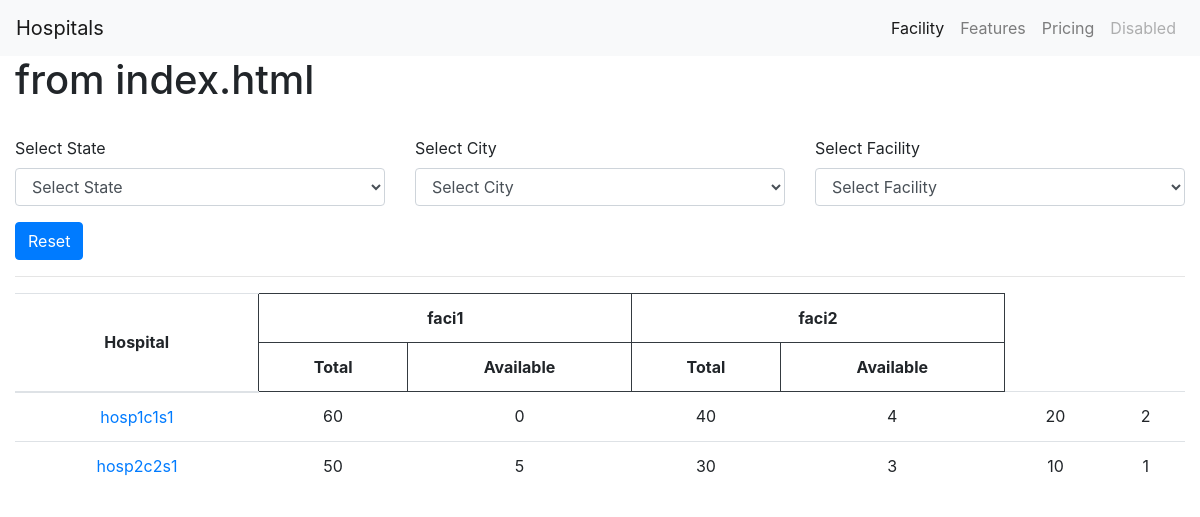
The page / on the database its author committed.
### app/models/facility.py (models this page shows)
class Facility(models.Model):
    title= models.CharField(max_length=30, null=False, blank=False, default='')
    def __str__(self):
        return self.title
    '''
    hospital=models.OneToOneField(Hospital, on_delete=models.CASCADE, primary_key=True)
    oxygen_beds_total=models.IntegerField(default=0)
    oxygen_beds_available=models.IntegerField(default=0)
    oxygen_cylinder_total=models.IntegerField(default=0)
    oxygen_cylinder_available=models.IntegerField(default=0)
    ventilator_total=models.IntegerField(default=0)
    ventilator_available=models.IntegerField(default=0)
    def __str__(self):
        return self.hospital.name

    '''

### app/models/hospital.py (models this page shows, shortened)
class Hospital(models.Model):
    name=models.CharField(max_length=30, null=False, blank=False)
    address=models.CharField(max_length=30, null=False, blank=False)
    phone=models.CharField(max_length=30, null=False, blank=False)
    city=models.ForeignKey(City, on_delete=models.CASCADE, related_name='hospitals')

### app/models/availability.py (models this page shows, shortened)
class Availability(models.Model):
    hospital=models.ForeignKey(Hospital, on_delete=models.CASCADE, related_name='availabilities')
    facility=models.ForeignKey(Facility, on_delete=models.CASCADE, related_name='availabilities')
    total=models.IntegerField(default=0)
    available=models.IntegerField(default=0)
    updated_at=models.DateTimeField(auto_now=True)

### app/views/home.py (the view, shortened to what this page needs)
# urls.py: path('', home, name='home'),
def home(request):
    states=State.objects.all()
    cities=City.objects.all()
    hospitals=Hospital.objects.all()
    facilities = Facility.objects.all().order_by('pk')
    selected_state_id=request.GET.get('state')
    if selected_state_id:
        cities=cities.filter(state=selected_state_id)
    else:
        cities=City.objects.all()
    selected_city_id=request.GET.get('city')
    if selected_city_id:
        hospitals=hospitals.filter(city=City(pk=selected_city_id))
    selected_facility_id=request.GET.get('facility')
    context={
        'facilities':facilities,
        'cities':cities,
        'states':states,
        'hospitals':hospitals,
        'selected_state_id':selected_state_id,
        'selected_city_id':selected_city_id,
        'selected_facility_id':selected_facility_id
    }
    return render(request,'index.html', context)

### app/templatetags/custom_tag.py (called while the page is built)
@register.simple_tag
def get_availabilities(hospital):
    return Availability.objects.filter(hospital=hospital).order_by('facility_id')

@register.simple_tag
def is_option_selected(selected_option, pk):
    if selected_option==str(pk):
        return 'selected'
    return ''

### app/templates/index.html (shortened to what this page needs)
{% extends 'base.html' %}
{% load custom_tag %}
{% block content %}
<div class="container-fluid">
   <h1> from index.html </h1>
   <br>
   <div>
      <form action="" id='filterForm' method="GET">
         <div class="row justify-content-center">
            <div class="form-group col-4">
               <label for="selectState">Select State</label>
               <select class="form-control" name='state' id="stateSelect">
                 <option value="">Select State</option>
                </select>
             </div>
             <div class="form-group col-4">
               <label for="selectCity">Select City</label>
               <select class="form-control" name='city' id="citySelect">
                 <option value="">Select City</option>
                </select>
             </div>
            <div class="form-group col-4">
               <label for="selectFacility">Select Facility</label>
               <select class="form-control" name='facility' id="facilitySelect">
                  <option value="">Select Facility</option>
                  </select>
               </div>
         </div>
         <div>
            <a href="/" class="btn btn-primary">Reset</a>
         </div>
      </form>
   </div>
   <hr>
   <div>
      <table class="table text-center">
         <thead>
            <tr>
               <th rowspan="2" style="vertical-align:middle; text-align:center">Hospital</th>
               {% for facility in facilities %}
               <th colspan="2" class="text-center border border-dark">{{facility.title}} </th>
               {% endfor %}
            </tr>
            <tr class="text-center">
               {% for facility in facilities %}
               <th class="border border-dark" scope="col">Total</th>
               <th class="border border-dark" scope="col">Available</th>
               {% endfor %}
            </tr>
         </thead>
         <tbody>
            {% for hospital in hospitals %}
            <tr>
               <td><a href="/hospital/{{hospital.id}}">{{hospital.name}}</a></td>
               {% get_availabilities hospital as availabilities%}
               {% for avl in availabilities %}
               <td>{{avl.total}}</td>
               <td>{{avl.available}}</td>
               {% endfor %}
            </tr>
            {% endfor %}
         </tbody>
      </table>
   </div>
</div>
{% endblock %}

### app/templates/base.html (shortened to what this page needs)
<!DOCTYPE html>
{% load custom_tag %}
<html lang="en">
<head>
  <link rel="stylesheet" href="https://cdn.jsdelivr.net/npm/bootstrap@4.0.0/dist/css/bootstrap.min.css">
</head>
<body>
    <nav class="navbar navbar-expand-lg navbar-light bg-light">
        <a class="navbar-brand" href="/">Hospitals</a>
        <div class="collapse navbar-collapse" id="navbarNav">
          <ul class="navbar-nav ml-auto">
            <li class="nav-item active">
              <a class="nav-link" href="/facility">Facility <span class="sr-only">(current)</span></a>
            </li>
            <li class="nav-item">
              <a class="nav-link" href="#">Features</a>
            </li>
            <li class="nav-item">
              <a class="nav-link" href="#">Pricing</a>
            </li>
            <li class="nav-item">
              <a class="nav-link disabled" href="#" tabindex="-1" aria-disabled="true">Disabled</a>
            </li>
          </ul>
        </div>
    </nav>
    <div>
      {% block content %}
      {% endblock %}
    </div>
  </body>
</html>

### rows shown on the page
Facility: title "faci1"
Facility: title "faci2"
Hospital: name "hosp1c1s1"
Availability: total "60", available "0"
Availability: total "40", available "4"
Availability: total "20", available "2"
Hospital: name "hosp2c2s1"
Availability: total "50", available "5"
Availability: total "30", available "3"
Availability: total "10", available "1"
